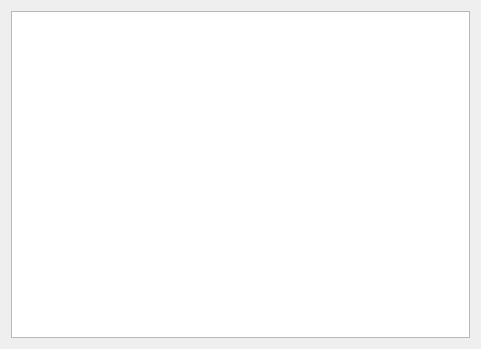
<?xml version="1.0" encoding="UTF-8"?>
<ui version="4.0">
 <class>TransferWidget</class>
 <widget class="QWidget" name="TransferWidget">
  <property name="geometry">
   <rect>
    <x>0</x>
    <y>0</y>
    <width>481</width>
    <height>349</height>
   </rect>
  </property>
  <property name="windowTitle">
   <string>Form</string>
  </property>
  <layout class="QHBoxLayout" name="horizontalLayout">
   <item>
    <widget class="QTreeView" name="treeView"/>
   </item>
  </layout>
 </widget>
 <resources/>
 <connections/>
</ui>
